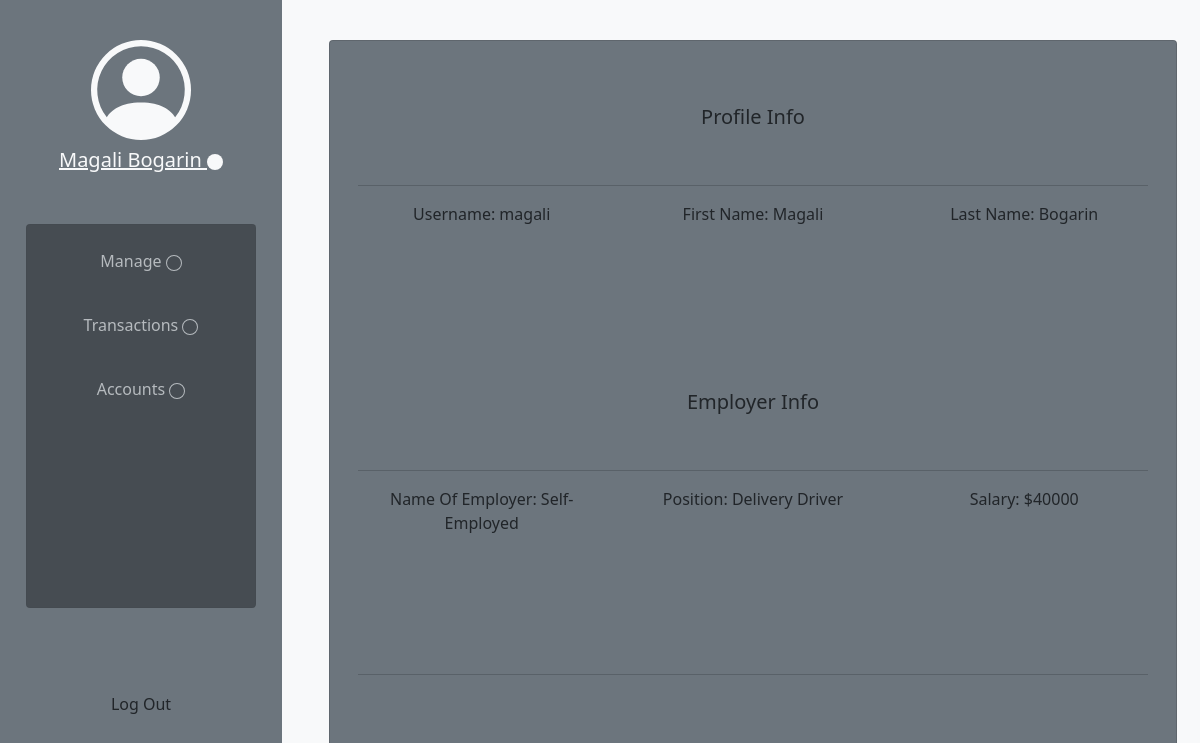
The page /profile/ (signed in) on the database its author committed.
### finfreedom_frontend/models.py (models this page shows)
class Profiles(models.Model):
    profile_id = models.AutoField(primary_key=True)
    first_name = models.CharField(max_length=100)
    last_name = models.CharField(max_length=100)
    email = models.CharField(max_length=100, unique=True)
    username = models.CharField(max_length=50)
    password = models.CharField(max_length=50)

class Employer(models.Model):
    profile_id = models.ForeignKey(Profiles, on_delete=CASCADE)
    name_of_employer = models.CharField(max_length=100)
    salary = models.IntegerField()
    position = models.CharField(max_length=100)
    income_date = models.CharField(max_length=100)
    income_frequency = models.IntegerField()
    employer_id = models.AutoField(primary_key=True)

### finfreedom_frontend/views.py (the view)
# urls.py: path('profile/', views.profile, name='profile'),
def profile(request):
    print("reaced the profile function")
    profile_object = Profiles.objects.filter(profile_id=request.session['profile_id']).values('profile_id', 'first_name', 'last_name', 'username')[0]
    employer_object = Employer.objects.filter(profile_id=profile_object['profile_id']).values('name_of_employer', 'position', 'salary')[0]
    print("Profile Object: ", profile_object)
    print("Employer Object: ", employer_object)
    context = {
        "page": "Profile",
        'profile_name': profile_object['first_name'] + " " + profile_object['last_name'],
        'profile_id' : profile_object['profile_id'],
        'first_name': profile_object['first_name'],
        'last_name': profile_object['last_name'],
        'username': profile_object['username'],
        'name_of_employer': employer_object['name_of_employer'],
        'position': employer_object['position'],
        'salary': "$" + str(employer_object['salary']),
    }
    return render(request, 'pages/profile.html', context)

### templates/pages/profile.html (shortened to what this page needs)
{% extends 'sidebar.html' %}
{% load static %}
{% block page_elements %}
<div class="row bg-light text-center" style="height: 100%; display: flex; justify-content: center; align-items: center;">
    <div class="card bg-secondary" style="width: 90%; height: 90%;">
        <div class="card-body">
            <div class="row mt-lg-5 mb-5">
                <h5>
                    Profile Info
                </h5>
            </div>
            <hr/>
            <div class="row h-25">
                <div class="col-4">
                    <div class="col-12">
                        <label>Username: {% if username %}{{username}}{% endif %}</label>
                    </div>
                </div>
                <div class="col-4">
                    <div class="col-12">
                        <label>First Name: {% if first_name %}{{first_name}}{% endif %}</label>
                    </div>
                </div>
                <div class="col-4">
                    <div class="col-12">
                        <label>Last Name: {% if last_name %}{{last_name}}{% endif %}</label>
                    </div>
                </div>
            </div>
            <div class="row mt-3 mb-5">
                <h5>
                    Employer Info
                </h5>
            </div>
            <hr/>
            <div class="row h-25">
                <div class="col-4">
                    <div class="col-12">
                        <label>Name Of Employer: {% if name_of_employer %}{{name_of_employer}}{% endif %}</label>
                    </div>
                </div>
                <div class="col-4">
                    <div class="col-12">
                        <label>Position: {% if position %}{{position}}{% endif %}</label>
                    </div>
                </div>
                <div class="col-4">
                    <div class="col-12">
                        <label>Salary: {% if salary %}{{salary}}{% endif %}</label>
                    </div>
                </div>
            </div>
            <hr/>
        </div>
    </div>
</div>
{% endblock %}

### rows shown on the page
Profiles: username "magali", first_name "Magali", last_name "Bogarin"
Employer: name_of_employer "Self-Employed", position "Delivery Driver"

### other values the page prints
{{ profile_name }} "Magali Bogarin"
{{ salary }} "$40000"
